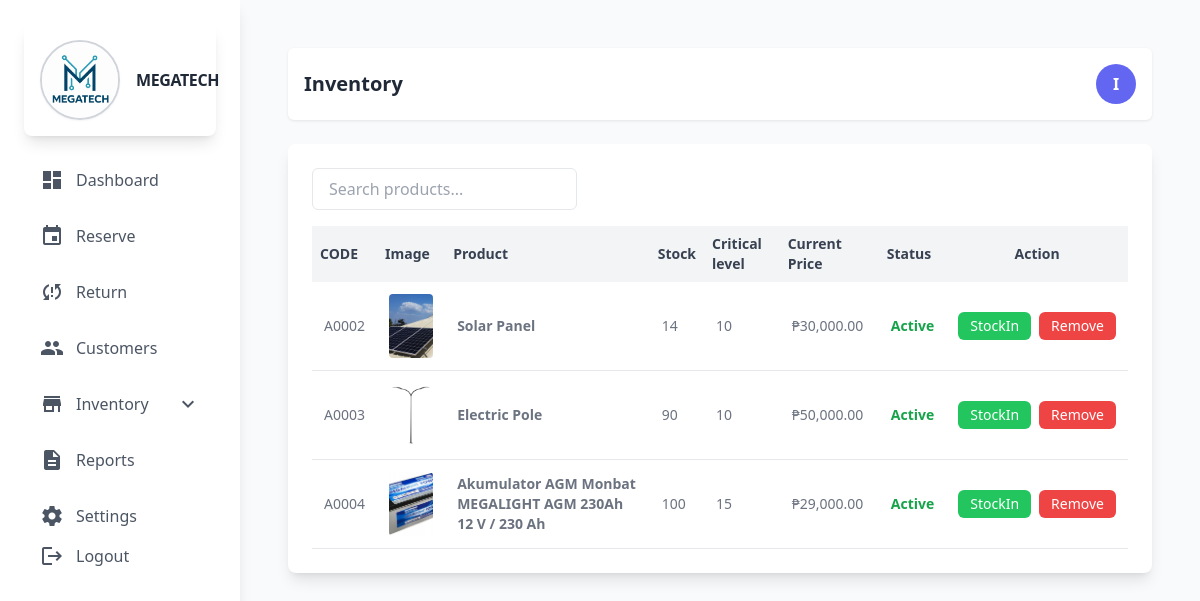
The page /admin/inventory.php (signed in) on the database its author committed.
### tables this page shows
CREATE TABLE `product` (
  `prod_id` int(11) NOT NULL,
  `prod_code` varchar(60) NOT NULL,
  `prod_name` varchar(60) NOT NULL,
  `prod_description` text NOT NULL,
  `prod_specs` longtext NOT NULL CHECK (json_valid(`prod_specs`)),
  `prod_stocks` int(11) NOT NULL,
  `prod_category_id` int(11) NOT NULL,
  `prod_price` decimal(10,2) NOT NULL,
  `prod_critical` int(11) NOT NULL,
  `prod_status` int(11) NOT NULL COMMENT '0=unactive,1=active',
  `prod_image` varchar(255) NOT NULL,
  `prod_added` datetime NOT NULL
);

### admin/backend/db.php (called while the page is built, shortened)
<?php
class db_connect
{
    public $host = db_host;
    public $user = db_user;
    public $pass = db_pass;
    public $name = db_name;
    public function connect()
    {
        try {
            $this->conn = new mysqli($this->host, $this->user, $this->pass, $this->name);
        } catch (\Throwable $th) {
            header("Location:setup.php");
        }
    }
}

### admin/backend/class.php (called while the page is built, shortened)
<?php
include ('db.php');
class global_class extends db_connect
{
public function fetch_all_product(){
        $query = $this->conn->prepare("SELECT *
        FROM `product`
        LEFT JOIN category
        ON product.prod_category_id = category.category_id
        where prod_status='1'
        ");
        if ($query->execute()) {
            $result = $query->get_result();
            return $result;
        }
    }
}
?>

### admin/inventory.php (the view, shortened to what this page needs)
<?php
include "components/header.php";
?>
<div class="flex justify-between items-center bg-white p-4 mb-6 rounded-md shadow shadow-gray-200">
    <h2 class="text-xl font-semibold text-gray-800">Inventory</h2>
    <div class="w-10 h-10 bg-indigo-500 rounded-full flex items-center justify-center text-white font-bold">
        <?php echo strtoupper(substr($_SESSION['admin_username'], 0, 1)); ?>
    </div>
</div>
<div class="bg-white rounded-lg shadow-lg p-6">
    <div class="mb-4">
        <input
            type="text"
            id="searchInput"
            class="w-50 px-4 py-2 border rounded-md text-gray-700 focus:outline-none focus:ring-2 focus:ring-blue-500"
            placeholder="Search products..."
        />
    </div>
    <div class="overflow-x-auto">
        <table id="userTable" class="display table-auto w-full text-sm text-left text-gray-500 dark:text-gray-400">
            <thead class="bg-gray-100 text-gray-700">
                <tr>
                    <th class="p-2">CODE</th>
                    <th class="p-2">Image</th>
                    <th class="p-2">Product</th>
                    <th class="p-2">Stock</th>
                    <th class="p-2">Critical level</th>
                    <th class="p-2">Current Price</th>
                    <th class="p-2">Status</th>
                    <th class="p-2 text-center">Action</th>
                </tr>
            </thead>
            <tbody>
                <?php include "backend/end-points/inventory_list.php" ?>
            </tbody>
        </table>
    </div>
</div>
<?php include "components/footer.php";?>

### admin/backend/end-points/inventory_list.php (shortened to what this page needs)
<?php
$fetch_all_product = $db->fetch_all_product();
if ($fetch_all_product->num_rows > 0) {
    foreach ($fetch_all_product as $product):
        $status = ($product['prod_status'] > 0) ? "Active" : "Not Active";
        $image_path = !empty($product['prod_image']) ? "../upload/{$product['prod_image']}" : 'images/default.png';
?>
<?php
$highlight_class = ($product['prod_stocks'] <= $product['prod_critical']) ? 'bg-red-100' : '';
?>
<tr class="border-b <?= $highlight_class ?>">
    <td class="p-3"><?= $product['prod_code'] ?></td>
    <td class="p-3">
        <img src="<?= $image_path ?>" alt="<?= $product['prod_name'] ?>" class="w-16 h-16 object-cover rounded">
    </td>
    <td class="p-3 font-semibold"><?= $product['prod_name']?></td>
    <td class="p-3"><?= $product['prod_stocks'] ?></td>
    <td class="p-3"><?= $product['prod_critical'] ?></td>
    <td class="p-3">₱<?= number_format($product['prod_price'], 2) ?></td>
    <td class="p-3">
        <span class="<?= $product['prod_status'] > 0 ? 'text-green-600 font-semibold' : 'text-red-500 italic' ?>">
            <?= $status ?>
        </span>
    </td>
    <td class="p-3 text-center">
        <div class="flex flex-col sm:flex-row justify-center items-center space-y-1 sm:space-y-0 sm:space-x-2">
            <button class="bg-green-500 text-white py-1 px-3 rounded-md text-sm stockInToggler"
                data-prod_stocks="<?= $product['prod_stocks'] ?>"
                data-prod_id="<?= $product['prod_id'] ?>"
                data-prod_name="<?= $product['prod_name'] ?>"
            >
                StockIn
            </button>
            <button class="bg-red-500 text-white py-1 px-3 rounded-md text-sm togglerRemoveProduct"
                data-prod_id="<?= $product['prod_id'] ?>"
                data-prod_name="<?= $product['prod_name'] ?>"
            >
                Remove
            </button>
        </div>
    </td>
</tr>
<?php
    endforeach;
} else { ?>
<tr>
    <td colspan="10" class="p-4 text-center text-gray-500 italic">No Product Found.</td>
</tr>
<?php } ?>

### rows shown on the page
product: prod_code "A0002", prod_image (picture), prod_name "Solar Panel", prod_stocks "14", prod_critical "10", prod_price "30,000.00", prod_status "Active"
product: prod_code "A0003", prod_image (picture), prod_name "Electric Pole", prod_stocks "90", prod_critical "10", prod_price "50,000.00", prod_status "Active"
product: prod_code "A0004", prod_image (picture), prod_name "Akumulator AGM Monbat MEGALIGHT AGM 230Ah 12 V / 230 Ah", prod_stocks "100", prod_critical "15", prod_price "29,000.00", prod_status "Active"

### other values the page prints
substr($_SESSION['admin_username'], 0, 1) "I"
